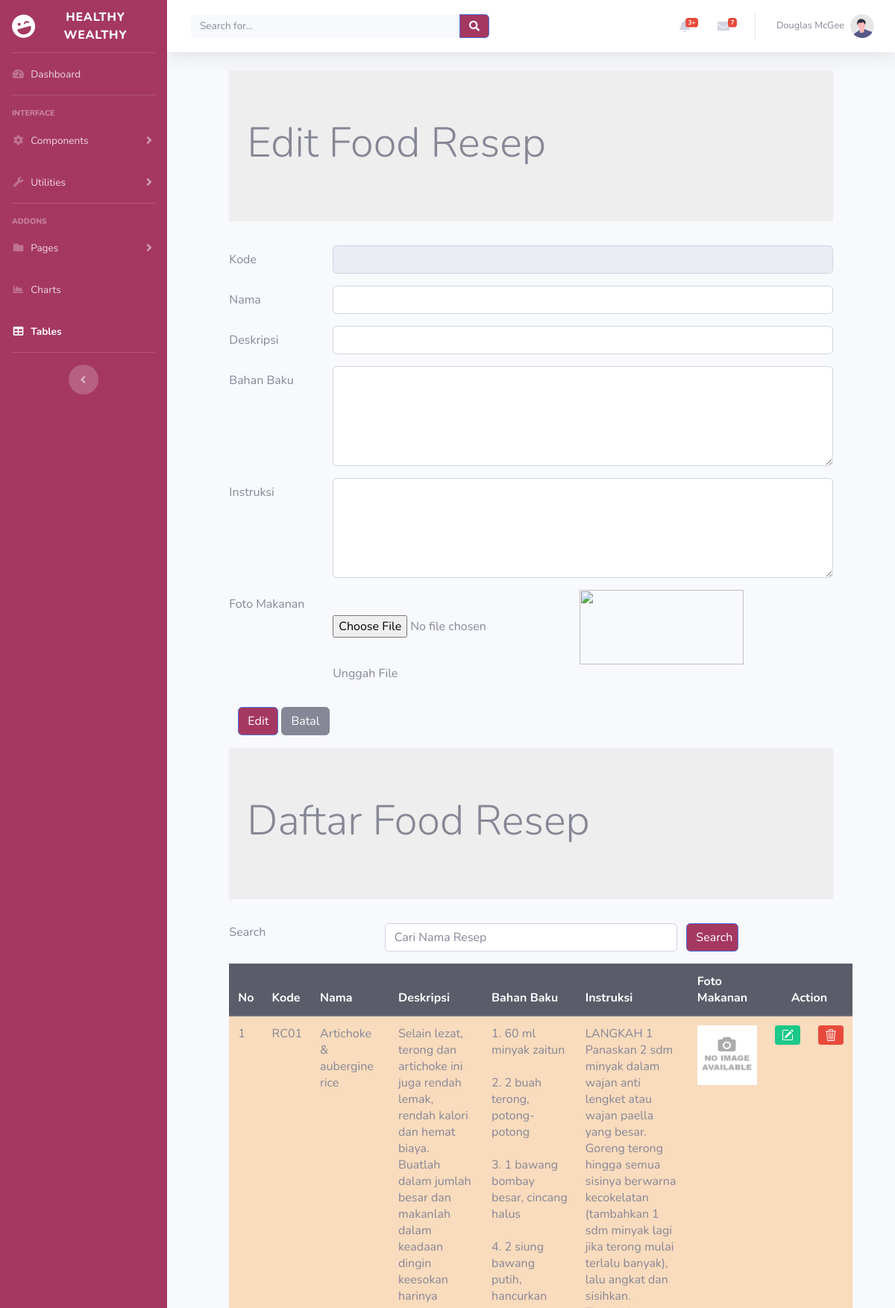
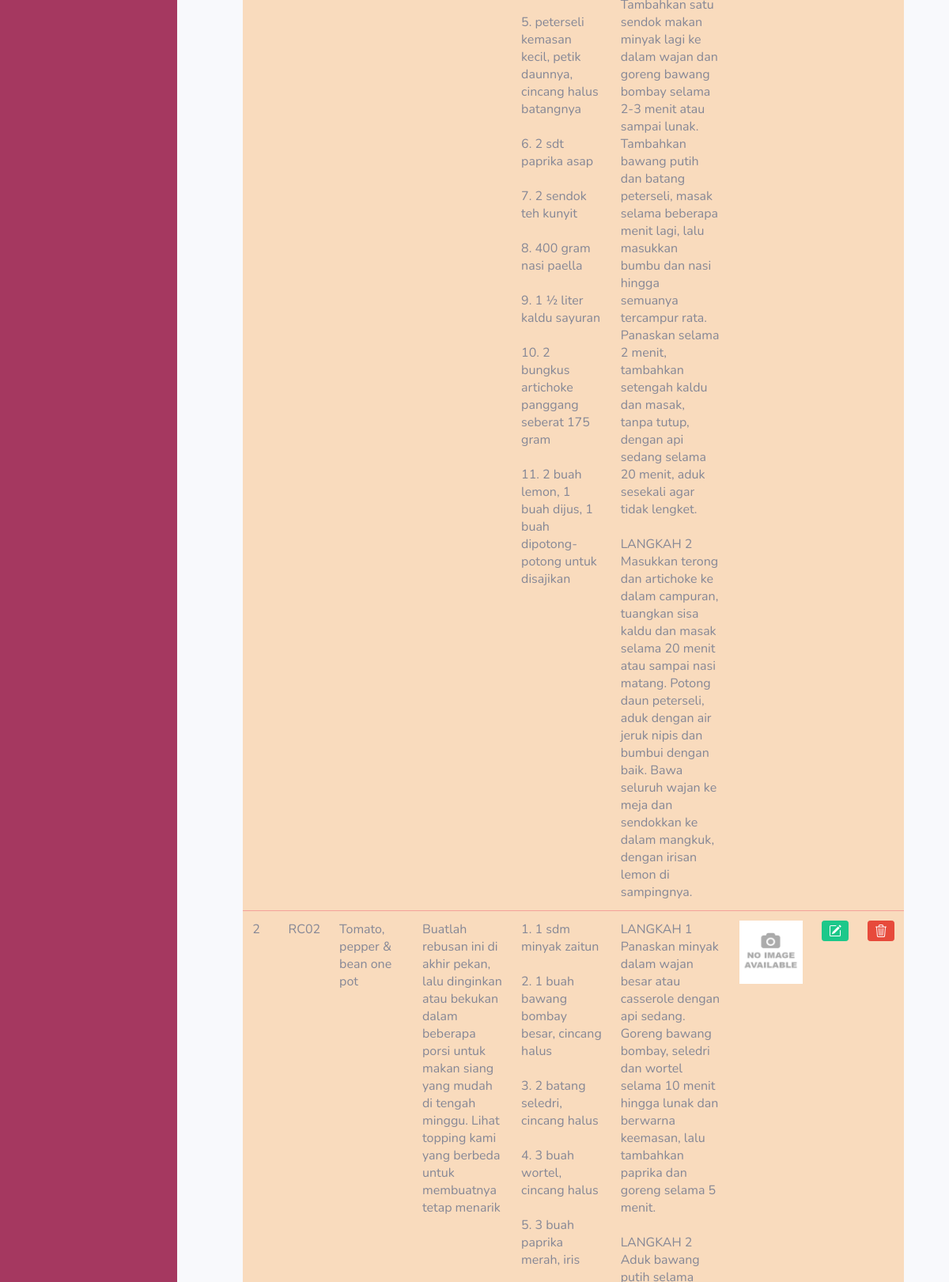
/ADMIN/recipeedit.php (signed in, upper part), run on the app's committed database (2 pictures, top to bottom).
### tables this page shows
CREATE TABLE `recipe` (
  `KodeResep` varchar(4) NOT NULL,
  `NamaResep` varchar(500) NOT NULL,
  `Deskripsi` longtext NOT NULL,
  `Bahan2` longtext NOT NULL,
  `Instruksi` longtext NOT NULL,
  `PhotoRecipe` varchar(500) NOT NULL
);

### ADMIN/recipeedit.php (the view, shortened to what this page needs)
<html>
<html lang="en">
<head>
    <link rel="stylesheet" type="text/css" href="https://cdnjs.cloudflare.com/ajax/libs/select2/4.0.3/css/select2.min.css">
    <link rel="stylesheet" type="text/css" href="css/bootstrap.min.css">
</head>
    <?php include "header.php"; ?>
<?php
    include "includes/config.php";
    $koderecipe = $_GET["ubah"];
    $editresep = mysqli_query($connection, "SELECT * FROM recipe WHERE KodeResep = '$koderecipe'");
    $rowedit = mysqli_fetch_array($editresep);
?>
<body>
<div class="row">
    <div class="col-sm-1"></div>
        <div class="col-sm-10">
            <div class="jumbotron jumbotron-fluid" style="background-color: #eeeeee;">
                <div class="container">
                    <h1 class="display-4">Edit Food Resep </h1>
                </div>
            </div>
    <form method="POST" enctype="multipart/form-data">
        <div class="form-group row">
            <label for="koderecipe" class="col-sm-2 col-form-label">Kode</label>
            <div class="col-sm-10">
                <input type="text" class="form-control" id="koderecipe" name="inputkode"
                value="<?php echo $rowedit['KodeResep']?>" readonly>
            </div>
        </div>
        <div class="form-group row">
            <label for="namarecipe" class="col-sm-2 col-form-label">Nama</label>
            <div class="col-sm-10">
                <input type="text" class="form-control" id="namarecipe" name="inputnama"
                value="<?php echo $rowedit['NamaResep']?>">
            </div>
        </div>
        <div class="form-group row">
            <label for="desc" class="col-sm-2 col-form-label">Deskripsi</label>
            <div class="col-sm-10">
                <input type="text" class="form-control" id="desc" name="inputdesc"
                value="<?php echo $rowedit['Deskripsi']?>">
            </div>
        </div>
        <div class="form-group row">
            <label for="bahan" class="col-sm-2 col-form-label">Bahan Baku</label>
            <div class="col-sm-10">
            <textarea id="bahan" name="inputbahan" cols="40" rows="5" class="form-control"
             ><?php echo $rowedit['Bahan2']; ?></textarea>
            </div>
        </div>
        <div class="form-group row">
            <label for="instruksi" class="col-sm-2 col-form-label">Instruksi</label>
            <div class="col-sm-10">
            <textarea id="instruksi" name="inputinstruksi" cols="40" rows="5" class="form-control"
            ><?php echo $rowedit['Instruksi']; ?></textarea>
            </div>
        </div>
        <div class="form-group row">
            <label for="file" class="col-sm-2 col-form-label">Foto Makanan</label>
            <div class="col-sm-10">
                <input type="file" id="file" name="file">
                <img src="images/<?php echo $rowedit['PhotoRecipe']?>" style="width:220px; height:100px;">
                <p class="help-block">Unggah File</p>
            </div>
        </div>
        <div class="form-group now">
            <div class="col-sm-2"></div>
            <div class="col-sm-10">
                <input type="submit" style="background-color: #A53860;" name="Edit" class="btn btn-primary" value="Edit">
                <input type="submit" name="Batal" class="btn btn-secondary" value="Batal">
            </div>
        </div>
    </form>
    <div class="col-sm-1"></div>
</div>
</div>
<div class="row">
    <div class="col-sm-1"></div>
    <div class="col-sm-10">
        <div class="jumbotron jumbotron-fluid" style="background-color: #eeeeee;">
            <div class="container">
                <h1 class="display-4">Daftar Food Resep</h1>
            </div>
        </div>
            <form method="POST">
        <div class="form-group row mb-2">
            <label for="search" class="col-sm-3">Search</label>
            <div class="col-sm-6">
                <input type="text" name="search" class="form-control" id="search" value="<?php if(isset($_POST['search'])) {echo $_POST['search'];}?>" placeholder="Cari Nama Resep">
            </div>
            <input type="submit" style="background-color: #A53860;" name="kirim" class="col-sm-1 btn btn-primary" value="Search">
        </div>
    </form>
    <table class="table table-hover table-danger" style="background-color: #F9DBBD;">
        <thead class="thead-dark">
            <tr>
                <th>No</th>
                <th>Kode</th>
                <th>Nama</th>
                <th>Deskripsi</th>
                <th>Bahan Baku</th>
                <th>Instruksi</th>
                <th>Foto Makanan</th>
                <th colspan="2" style="text-align: center">Action</th>
            </tr>
        </thead>
        <tbody>
            <?php $query = mysqli_query($connection, "SELECT * FROM recipe");
            $nomor =1;
            while ($row = mysqli_fetch_array($query))
            { ?>
                <tr>
                    <td><?php echo $nomor;?></td>
                    <td><?php echo $row['KodeResep'];?></td>
                    <td><?php echo $row['NamaResep'];?></td>
                    <td><?php echo $row['Deskripsi'];?></td>
                    <td><?php echo nl2br($row['Bahan2']);?></td>
                    <td><?php echo nl2br($row['Instruksi']);?></td>
                    <td>
                        <?php if(is_file("images/".$row['PhotoRecipe']))
                        { ?>
                            <img src="images/<?php echo $row['PhotoRecipe']?>" width="80">
                        <?php }  else
                            echo "<img src='images/noimage.png' width = '80'>"
                        ?>
                    </td>
                    <td>
                    <a href="recipeedit.php?ubah=<?php echo $row['KodeResep']?>" class="btn btn-success btn-sm" title="EDIT">
                    </a>
                    </td>
                    <td>
                        <a href="recipedelete.php?hapus=<?php echo $row['KodeResep']?>"
                        class="btn btn-danger btn-sm" title="DELETE">
                        </a>
                    </td>
                </tr>
                <?php $nomor = $nomor + 1;?>
            <?php }
            ?>
        </tbody>
    </table>
    </div>
    <div class="col-sm-1"></div>
</div>
</body>
</html>

### data on the page
recipe: KodeResep "RC01", NamaResep "Artichoke & aubergine rice", Deskripsi "Selain lezat, terong dan artichoke ini juga rendah lemak, rendah kalori dan hemat biaya. Buatlah dalam jumlah besar dan makanlah dalam keadaan dingin keesokan harinya", Bahan2 "1. 60 ml minyak zaitun 2. 2 buah terong, potong-potong 3. 1 bawang bombay besar, cincang halus 4. 2 siung bawang putih, hancurkan 5. peterseli kemasan kecil, petik daunnya, cincang halus batangnya 6. 2 sdt paprika asap 7. 2 sendok teh kunyit 8. 400 gram nasi paella 9. 1 ½ liter kaldu sayuran 10. 2 bungkus artichoke panggang seberat 175 gram 11. 2 buah lemon, 1 buah dijus, 1 buah dipotong-potong untuk disajikan", Instruksi "LANGKAH 1 Panaskan 2 sdm minyak dalam wajan anti lengket atau wajan paella yang besar. Goreng terong hingga semua sisinya berwarna kecokelatan (tambahkan 1 sdm minyak lagi jika terong mulai terlalu banyak), lalu angkat dan sisihkan. Tambahkan satu sendok makan minyak lagi ke dalam wajan dan goreng bawang bombay selama 2-3 menit atau sampai lunak. Tambahkan bawang putih dan batang peterseli, masak selama beberapa menit lagi, lalu masukkan bumbu dan nasi hingga semuanya tercampur rata. Panaskan selama 2 menit, tambahkan setengah kaldu dan masak, tanpa tutup, dengan api sedang selama 20 menit, aduk sesekali agar tidak lengket. LANGKAH 2 Masukkan terong dan artichoke ke dalam campuran, tuangkan…"
recipe: KodeResep "RC02", NamaResep "Tomato, pepper & bean one pot", Deskripsi "Buatlah rebusan ini di akhir pekan, lalu dinginkan atau bekukan dalam beberapa porsi untuk makan siang yang mudah di tengah minggu. Lihat topping kami yang berbeda untuk membuatnya tetap menarik", Bahan2 "1. 1 sdm minyak zaitun 2. 1 buah bawang bombay besar, cincang halus 3. 2 batang seledri, cincang halus 4. 3 buah wortel, cincang halus 5. 3 buah paprika merah, iris", Instruksi "LANGKAH 1 Panaskan minyak dalam wajan besar atau casserole dengan api sedang. Goreng bawang bombay, seledri dan wortel selama 10 menit hingga lunak dan berwarna keemasan, lalu tambahkan paprika dan goreng selama 5 menit. LANGKAH 2"
